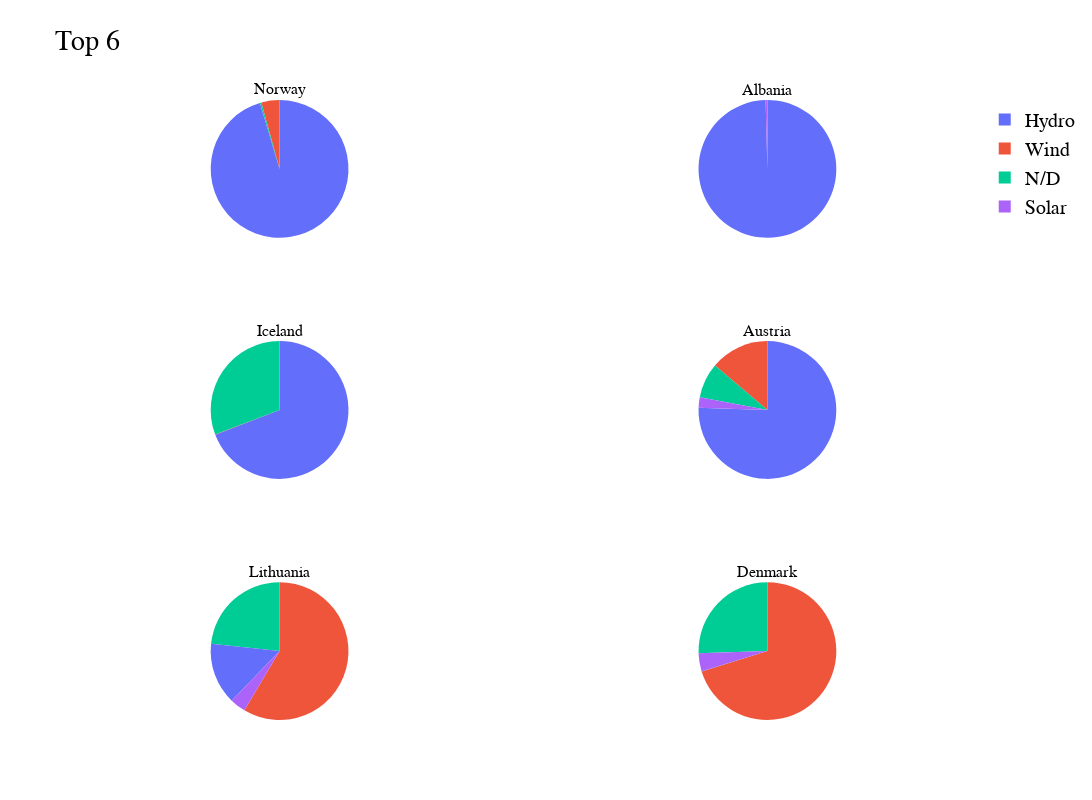

Notebook cell for this chart:
### Code cell
# Create subplots, using 'domain' type for pie charts
specs = [[{'type':'domain'}, {'type':'domain'}], [{'type':'domain'}, {'type':'domain'}],[{'type':'domain'}, {'type':'domain'}]]
fig = make_subplots(rows=3, cols=2, specs=specs,subplot_titles=['Norway', 'Albania','Iceland','Austria','Lithuania','Denmark'])

# Define pie charts
fig.add_trace(go.Pie(labels=Norway_2019.Type, values=Norway_2019.Share, name='Norway'), 1, 1)
fig.add_trace(go.Pie(labels=Albania_2019.Type, values=Albania_2019.Share, name='Albania'), 1, 2)
fig.add_trace(go.Pie(labels=Iceland_2019.Type, values= Iceland_2019.Share, name='Iceland'), 2, 1)
fig.add_trace(go.Pie(labels=Austria_2019.Type, values=Austria_2019.Share, name='Austria'), 2, 2)
fig.add_trace(go.Pie(labels=Lithuania_2019.Type, values=Lithuania_2019.Share, name='Lithuania'), 3, 1)
fig.add_trace(go.Pie(labels=Denmark_2019.Type, values=Denmark_2019.Share, name='Denmark'), 3, 2)
# Tune layout and hover info
fig.update_traces(hoverinfo='label+percent+name', textinfo='none')
fig.update(layout_showlegend=True)

fig.update_layout(title_text='World GDP',width=plot_width, height=plot_height,
                  title = "Top 6",
                  font=plot_font_dict)

fig = go.Figure(fig)
fig.show()

### Figure 1 — Plotly figure (JSON) as saved in the notebook; plotly's stock layout.template omitted (floating-point values rounded to 4 significant figures)
{"data": [{"domain": {"x": [0.0, 0.45], "y": [0.7778, 1.0]}, "hoverinfo": "label+percent+name", "labels": ["Hydro", "Solar", "Wind", "N/D"], "name": "Norway", "textinfo": "none", "values": [93.67, 0.009847, 4.189, 0.3401], "type": "pie"}, {"domain": {"x": [0.55, 1.0], "y": [0.7778, 1.0]}, "hoverinfo": "label+percent+name", "labels": ["Hydro", "Solar", "Wind", "N/D"], "name": "Albania", "textinfo": "none", "values": [99.57, 0.425, 0.0, 2.842e-14], "type": "pie"}, {"domain": {"x": [0.0, 0.45], "y": [0.3889, 0.6111]}, "hoverinfo": "label+percent+name", "labels": ["Hydro", "Solar", "Wind", "N/D"], "name": "Iceland", "textinfo": "none", "values": [69.17, 0.0, 0.03334, 30.79], "type": "pie"}, {"domain": {"x": [0.55, 1.0], "y": [0.3889, 0.6111]}, "hoverinfo": "label+percent+name", "labels": ["Hydro", "Solar", "Wind", "N/D"], "name": "Austria", "textinfo": "none", "values": [58.13, 1.889, 10.61, 6.334], "type": "pie"}, {"domain": {"x": [0.0, 0.45], "y": [0.0, 0.2222]}, "hoverinfo": "label+percent+name", "labels": ["Hydro", "Solar", "Wind", "N/D"], "name": "Lithuania", "textinfo": "none", "values": [11.36, 2.907, 45.98, 18.3], "type": "pie"}, {"domain": {"x": [0.55, 1.0], "y": [0.0, 0.2222]}, "hoverinfo": "label+percent+name", "labels": ["Hydro", "Solar", "Wind", "N/D"], "name": "Denmark", "textinfo": "none", "values": [0.04992, 3.218, 53.33, 19.35], "type": "pie"}], "layout": {"annotations": [{"font": {"size": 16}, "showarrow": false, "text": "Norway", "x": 0.225, "xanchor": "center", "xref": "paper", "y": 1.0, "yanchor": "bottom", "yref": "paper"}, {"font": {"size": 16}, "showarrow": false, "text": "Albania", "x": 0.775, "xanchor": "center", "xref": "paper", "y": 1.0, "yanchor": "bottom", "yref": "paper"}, {"font": {"size": 16}, "showarrow": false, "text": "Iceland", "x": 0.225, "xanchor": "center", "xref": "paper", "y": 0.6111, "yanchor": "bottom", "yref": "paper"}, {"font": {"size": 16}, "showarrow": false, "text": "Austria", "x": 0.775, "xanchor": "center", "xref": "paper", "y": 0.6111, "yanchor": "bottom", "yref": "paper"}, {"font": {"size": 16}, "showarrow": false, "text": "Lithuania", "x": 0.225, "xanchor": "center", "xref": "paper", "y": 0.2222, "yanchor": "bottom", "yref": "paper"}, {"font": {"size": 16}, "showarrow": false, "text": "Denmark", "x": 0.775, "xanchor": "center", "xref": "paper", "y": 0.2222, "yanchor": "bottom", "yref": "paper"}], "font": {"color": "#000000", "family": "Arial", "size": 20}, "height": 800, "showlegend": true, "title": {"text": "Top 6"}, "width": 1500}}
